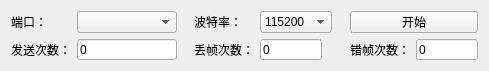
<?xml version="1.0" encoding="UTF-8"?>
<ui version="4.0">
 <class>Widget</class>
 <widget class="QWidget" name="Widget">
  <property name="geometry">
   <rect>
    <x>0</x>
    <y>0</y>
    <width>489</width>
    <height>71</height>
   </rect>
  </property>
  <property name="minimumSize">
   <size>
    <width>489</width>
    <height>71</height>
   </size>
  </property>
  <property name="maximumSize">
   <size>
    <width>489</width>
    <height>71</height>
   </size>
  </property>
  <property name="windowTitle">
   <string>SerialPortTestTool</string>
  </property>
  <layout class="QHBoxLayout" name="horizontalLayout_4">
   <item>
    <layout class="QHBoxLayout" name="horizontalLayout">
     <item>
      <layout class="QVBoxLayout" name="verticalLayout">
       <item>
        <widget class="QLabel" name="label">
         <property name="text">
          <string>端口：</string>
         </property>
        </widget>
       </item>
       <item>
        <widget class="QLabel" name="label_3">
         <property name="text">
          <string>发送次数：</string>
         </property>
        </widget>
       </item>
      </layout>
     </item>
     <item>
      <layout class="QVBoxLayout" name="verticalLayout_2">
       <item>
        <widget class="QComboBox" name="comPort">
         <property name="maxVisibleItems">
          <number>11</number>
         </property>
        </widget>
       </item>
       <item>
        <widget class="QLineEdit" name="sendNum">
         <property name="minimumSize">
          <size>
           <width>100</width>
           <height>0</height>
          </size>
         </property>
         <property name="maximumSize">
          <size>
           <width>100</width>
           <height>16777215</height>
          </size>
         </property>
         <property name="text">
          <string>0</string>
         </property>
         <property name="readOnly">
          <bool>true</bool>
         </property>
        </widget>
       </item>
      </layout>
     </item>
    </layout>
   </item>
   <item>
    <spacer name="horizontalSpacer">
     <property name="orientation">
      <enum>Qt::Horizontal</enum>
     </property>
     <property name="sizeHint" stdset="0">
      <size>
       <width>40</width>
       <height>20</height>
      </size>
     </property>
    </spacer>
   </item>
   <item>
    <layout class="QHBoxLayout" name="horizontalLayout_2">
     <item>
      <layout class="QVBoxLayout" name="verticalLayout_3">
       <item>
        <widget class="QLabel" name="label_2">
         <property name="text">
          <string>波特率：</string>
         </property>
        </widget>
       </item>
       <item>
        <widget class="QLabel" name="label_4">
         <property name="text">
          <string>丢帧次数：</string>
         </property>
        </widget>
       </item>
      </layout>
     </item>
     <item>
      <layout class="QVBoxLayout" name="verticalLayout_4">
       <item>
        <widget class="QComboBox" name="baudRate">
         <property name="currentText">
          <string>115200</string>
         </property>
         <property name="currentIndex">
          <number>3</number>
         </property>
         <property name="maxVisibleItems">
          <number>11</number>
         </property>
         <item>
          <property name="text">
           <string>921600</string>
          </property>
         </item>
         <item>
          <property name="text">
           <string>460800</string>
          </property>
         </item>
         <item>
          <property name="text">
           <string>230400</string>
          </property>
         </item>
         <item>
          <property name="text">
           <string>115200</string>
          </property>
         </item>
         <item>
          <property name="text">
           <string>57600</string>
          </property>
         </item>
         <item>
          <property name="text">
           <string>38400</string>
          </property>
         </item>
         <item>
          <property name="text">
           <string>19200</string>
          </property>
         </item>
         <item>
          <property name="text">
           <string>9600</string>
          </property>
         </item>
         <item>
          <property name="text">
           <string>4800</string>
          </property>
         </item>
         <item>
          <property name="text">
           <string>2400</string>
          </property>
         </item>
         <item>
          <property name="text">
           <string>1200</string>
          </property>
         </item>
        </widget>
       </item>
       <item>
        <widget class="QLineEdit" name="droppedFramesNum">
         <property name="minimumSize">
          <size>
           <width>62</width>
           <height>0</height>
          </size>
         </property>
         <property name="maximumSize">
          <size>
           <width>62</width>
           <height>16777215</height>
          </size>
         </property>
         <property name="text">
          <string>0</string>
         </property>
         <property name="readOnly">
          <bool>true</bool>
         </property>
        </widget>
       </item>
      </layout>
     </item>
    </layout>
   </item>
   <item>
    <spacer name="horizontalSpacer_2">
     <property name="orientation">
      <enum>Qt::Horizontal</enum>
     </property>
     <property name="sizeHint" stdset="0">
      <size>
       <width>40</width>
       <height>20</height>
      </size>
     </property>
    </spacer>
   </item>
   <item>
    <layout class="QVBoxLayout" name="verticalLayout_5">
     <item>
      <widget class="QPushButton" name="startEnd">
       <property name="text">
        <string>开始</string>
       </property>
      </widget>
     </item>
     <item>
      <layout class="QHBoxLayout" name="horizontalLayout_3">
       <item>
        <widget class="QLabel" name="label_5">
         <property name="text">
          <string>错帧次数：</string>
         </property>
        </widget>
       </item>
       <item>
        <widget class="QLineEdit" name="wrongFrameNum">
         <property name="minimumSize">
          <size>
           <width>62</width>
           <height>0</height>
          </size>
         </property>
         <property name="maximumSize">
          <size>
           <width>62</width>
           <height>16777215</height>
          </size>
         </property>
         <property name="text">
          <string>0</string>
         </property>
         <property name="readOnly">
          <bool>true</bool>
         </property>
        </widget>
       </item>
      </layout>
     </item>
    </layout>
   </item>
  </layout>
 </widget>
 <layoutdefault spacing="6" margin="11"/>
 <resources/>
 <connections/>
</ui>
